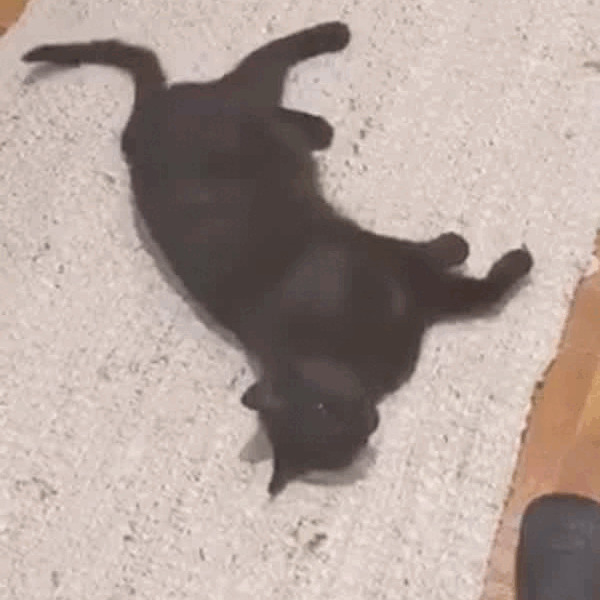
#> input picture images/oscar-cat/5.jpg, 600 x 600 px
$ python match-block.py
#> lines starting #> are read from the running program, lines starting #| are printed output that depends on the picture; pictures that were not available may be replaced by others from this repository, and a replacement may not be noted
import numpy as np
import cv2
import matplotlib.pyplot as plt
from matplotlib.patches import Rectangle

DRAW_MBLOCK_INDEX = False
DRAW_SEARCH_WINDOW_BLOCKS = False
DRAW_SEARCH_BLOCK = False

# Different inputs
TEST_CORGI = False
TEST_SIMPLE = True

# Tweak params
FONT_SIZE = 5
PLOT_FONT_SIZE = 12
LINE_WIDTH = 0.5
SIMILARITY_THRESHOLD = 2000

# We just grab two images for testing
img1 = cv2.imread('../../images/oscar-cat/5.jpg')
#> img1 is the input picture: shape (600, 600, 3); mean B, G, R 154, 160.7, 176.1
img2 = cv2.imread('../../images/oscar-cat/6.jpg')
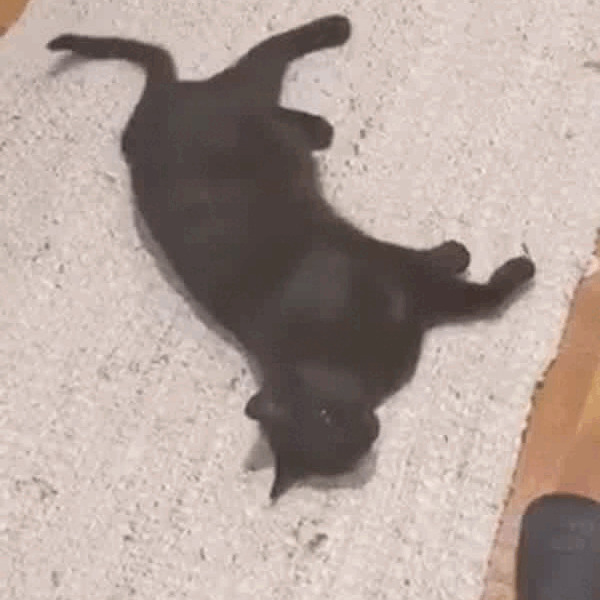
#> input picture images/oscar-cat/6.jpg, 600 x 600 px
#> img2 is the input picture: shape (600, 600, 3); mean B, G, R 154.2, 161, 176.4
overlayImg = cv2.imread('../../images/oscar-cat/5+6.jpg')
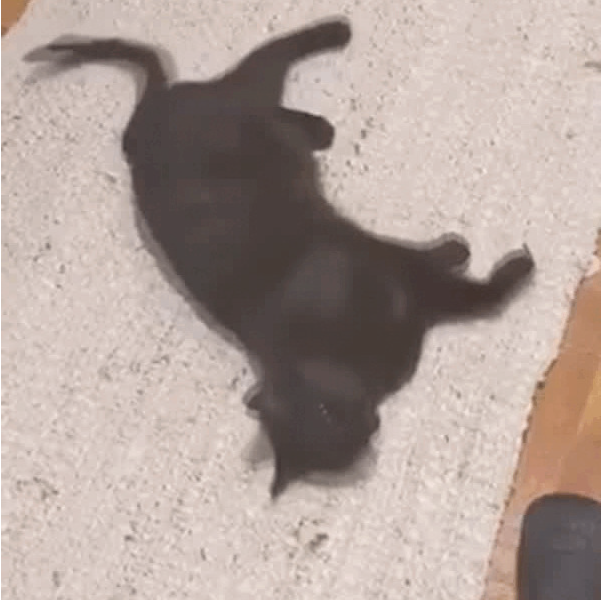
#> input picture images/oscar-cat/5+6.jpg, 601 x 601 px
#> overlayImg is the input picture: shape (601, 601, 3); mean B, G, R 154.7, 161.3, 176.6

if TEST_CORGI:
    img1 = cv2.imread("../../images/corgi-underwater/15.jpg")
    img2 = cv2.imread("../../images/corgi-underwater/16.jpg")
    overlayImg = cv2.imread("../../images/corgi-underwater/16.jpg")
elif TEST_SIMPLE:
    img1 = cv2.imread("../../images/sequences/minor-jump/0.png")
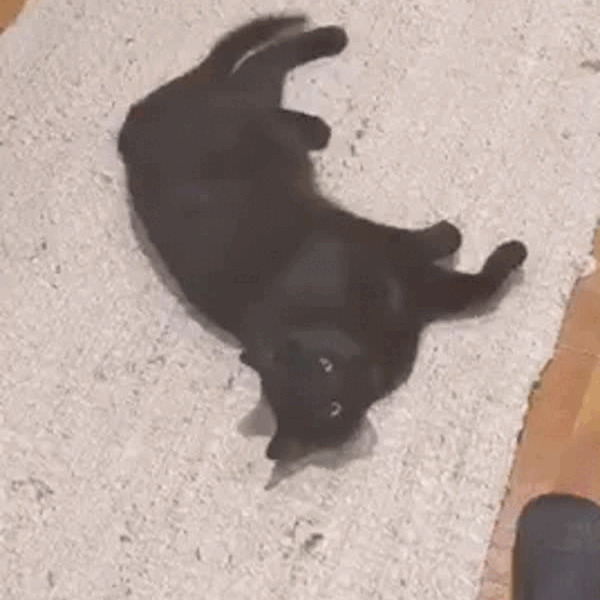
#> input picture images/oscar-cat/0.jpg, 600 x 600 px, given in place of 0.png, which was not available
#> img1 is the input picture: shape (600, 600, 3); mean B, G, R 152.7, 159.4, 175
    img2 = cv2.imread("../../images/sequences/minor-jump/1.png")
    overlayImg = cv2.imread("../../images/sequences/minor-jump/overlay.png")

refImage = cv2.cvtColor(img1, cv2.COLOR_BGR2RGB)
#> (the run stopped early here; a loop or call above may not have finished)
